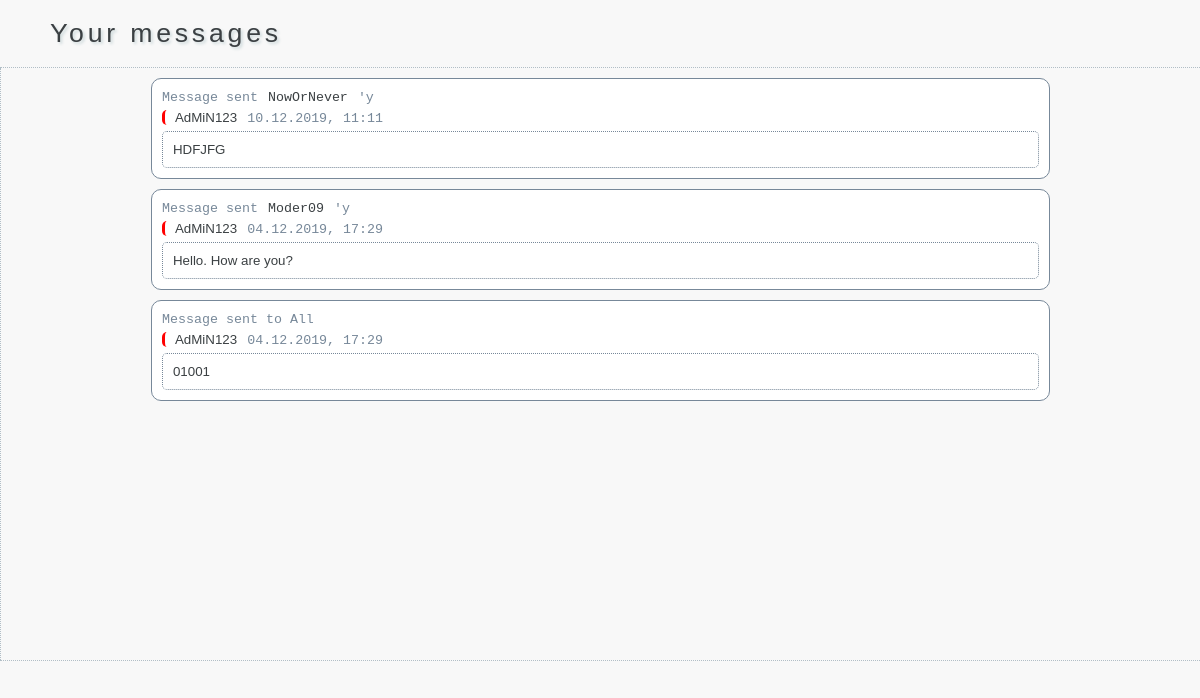
Screenshot of /messages/form.php (signed in) with the database file from the repository.
### tables this page shows
CREATE TABLE IF NOT EXISTS `messages` (
  `id_msg` int(11) NOT NULL AUTO_INCREMENT,
  `message` varchar(1000) NOT NULL,
  `answer` varchar(1000) NOT NULL,
  `date` varchar(17) NOT NULL,
  `id_users` int(11) NOT NULL,
  PRIMARY KEY (`id_msg`),
  KEY `id_users` (`id_users`)
);

CREATE TABLE IF NOT EXISTS `users` (
  `id_users` int(11) NOT NULL AUTO_INCREMENT,
  `login` varchar(100) NOT NULL,
  `password` varchar(1000) NOT NULL,
  `status` varchar(5) NOT NULL,
  `date` varchar(17) NOT NULL,
  PRIMARY KEY (`id_users`)
);

### messages/form.php (the view, shortened to what this page needs)
<!DOCTYPE html>
<HTML>
<HEAD>
	<LINK rel="stylesheet" type="text/css" href="../__style__/main.css">
</HEAD>
<BODY>
	<HEADER id="header">
		<H1>Your messages</H1>
	</HEADER>
	<SECTION id="main">
		<DIV align="center">
			<?php
			class YOUR_MESSAGES {
				function update_msg() {
					$user_n = $_SESSION['name'];
					$id_user = $_SESSION['id'];
					try {
						$sql = "SELECT users.status, users.login, messages.date, messages.message, messages.answer
								FROM users, messages WHERE ( users.id_users='$id_user' AND users.id_users=messages.id_users )
								OR ( users.id_users=messages.id_users AND messages.answer='$user_n' ) ORDER BY id_msg DESC";
						$this->query = mysql_query($sql);
						while ($this->row = mysql_fetch_row($this->query)) {
							if ($this->row[0] == 'user') $cls = 'a1';
							elseif ($this->row[0] == 'moder') $cls = 'a2';
							else  $cls = 'a3';
							$TEG =	"<TR><TD>";
							if ($this->row[4] != 'No_answer') {
								$TEG .=	"<DIV class='left'><CODE>Message sent<A href='#'>".$this->row[4]."</A>'y</CODE></DIV>";
							} else {
								$TEG .=	"<DIV class='left'><CODE>Message sent to All</CODE></DIV>";
							}
							$TEG .=	"<DIV class='left mrn'><A class='brd-l ".$cls."' title='".$this->row[0]."' href='#'>".$this->row[1]."</A><CODE>".$this->row[2]."</CODE></DIV>";
							$TEG .=	"<DIV class='msg_style'>".$this->row[3]."</DIV>";
							$TEG .=	"</TD></TR>";
							echo $TEG;
						}
					} catch (Exceptions $ex) {
						echo "<STYLE>.error { color: #FF0000; }</STYLE>";
						echo "<LABEL class='error'>".$ex->getMessage()."</LABEL>";
					}
				}
			}
			$upd = new YOUR_MESSAGES();
			echo "<TABLE>";
			echo $upd->update_msg();
			echo "</TABLE>";
			?>
		</DIV>
	</SECTION>
	<FOOTER id="copyright">
	</FOOTER>
</BODY>
</HTML>

### __style__/main.css (style rules this page uses)
H1, H2 { font-weight: normal; }
H1, H2, H3, H4, H5, H6 { font-family: Consolas, sans-serif; letter-spacing: 1mm; text-shadow: 2px 2px 3px #CDD9DB; }
H1 { font-size: 20pt; margin-left: 30px; }
#header { padding: 0 20px; border-bottom: thin dotted #B1BEC6; float: right; }
#main { float: left; }
#header, #copyright { width: 1010px; }
#main { overflow: auto; word-break: normal; width: 760px; height: 500px; border-left: thin dotted #B1BEC6; font-size: 10pt; }
#copyright { padding: 10px 20px 0; border-top: thin dotted #B1BEC6; clear: left; }
#copyright, #popup_form_log, #popup_form_reg, #btn_close { display: none; }
A, A:link, A:visited, A:active, A:focus, A:hover { text-decoration: none; color: #3B4043; padding: 0px 10px; border-radius: 5px; }
TABLE { border-spacing: 30px 10px; table-layout: fixed; height: auto; width: 80%; }
TABLE TD { word-wrap: break-word; border: 1px solid #778899; border-radius: 10px; background: white; color: #778899; padding: 10px; width: 500px; }
.brd-l { border-left: 3px solid; }
.a3 { border-color: #FF0000; }
.msg_style { border: 1px dotted #778899; border-radius: 5px; color: #3B4043; padding: 10px; text-align: justify; }
.left { text-align: left; }
.mrn { margin: 5px 0px 5px 0px; }

### messages/form.php (style rules this page uses)
#copyright { display: block; }

### rows the page displays
messages: answer "NowOrNever", id_users.login "AdMiN123", date "10.12.2019, 11:11", message "HDFJFG"
messages: answer "Moder09", id_users.login "AdMiN123", date "04.12.2019, 17:29", message "Hello. How are you?"
messages: answer "Message sent to All", id_users.login "AdMiN123", date "04.12.2019, 17:29", message "01001"
